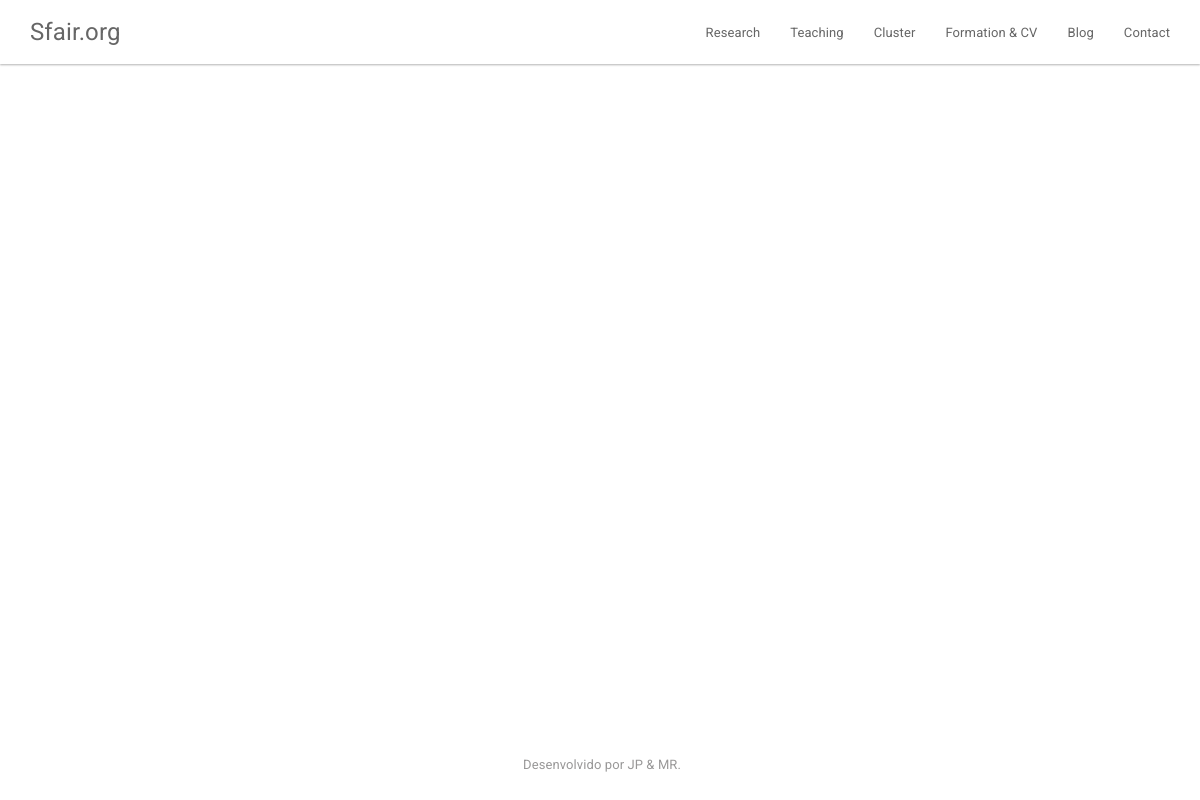
The page /research/publications/ on the database as committed earlier.
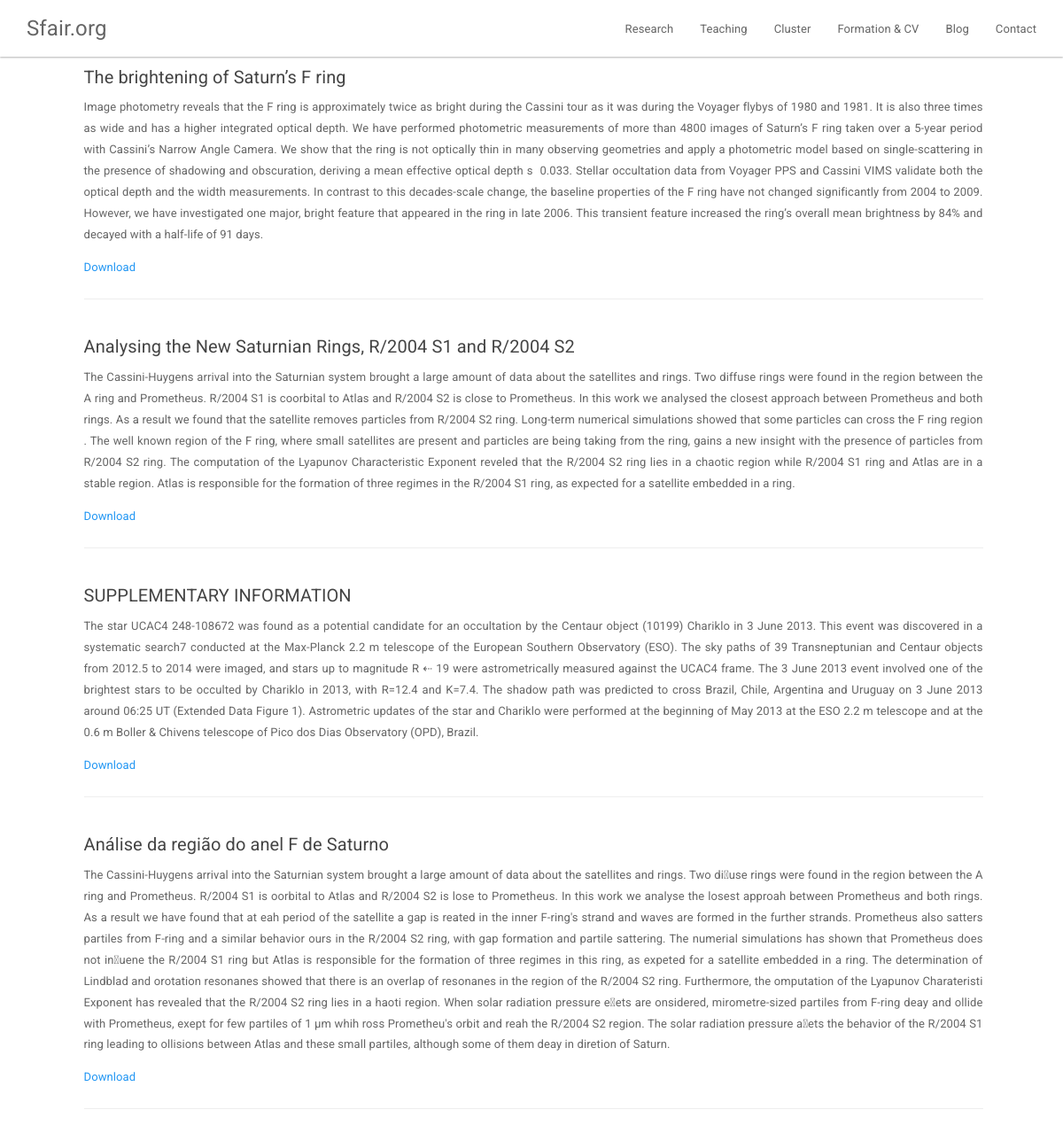
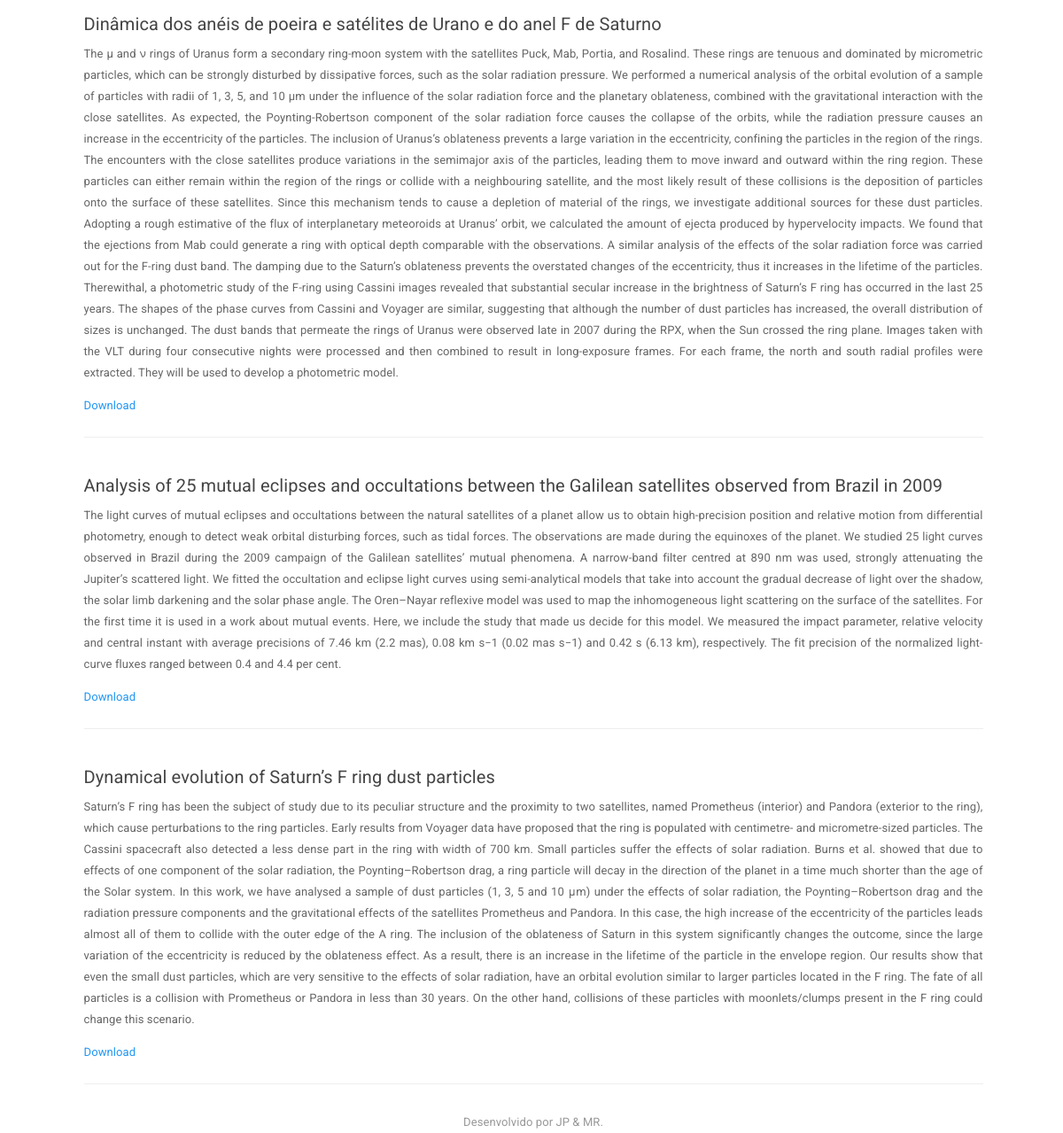
The same page on the database as committed later (2 pictures, top to bottom).
### source/core/models.py (models this page shows)
class Publication(models.Model):
    title = models.CharField(max_length=200)
    overview = models.TextField()
    upload = models.FileField(upload_to='publications', max_length=100)
    counter = models.IntegerField(default=0)
    timestamp = models.DateTimeField(auto_now=False, auto_now_add=True)
    updated = models.DateTimeField(auto_now=True, auto_now_add=False)

### source/core/views.py (the view)
# urls.py: url(r'^research/publications/$', publications, name='publications'),
def publications(request):
    publications = Publication.objects.all()
    context = {
        'pub_list': publications,
    }
    return render(request, "publications.html", context)

### source/templates/publications.html
{% extends 'base.html' %}
{% load staticfiles %}
{% block content %}
    <div class="container container-table padding-publications">
        <div class="vertical-center-row">
            <div class="content-navbar-adjust"></div>
            {% for pub in pub_list %}
                <div class="row-centered">
                        <div class="col-centered col-md-11">
                            <h5>{{ pub.title }}</h5>
                            <p class="text-justify">{{ pub.overview }}</p>
                            <a href="{{ pub.upload.url }}">Download</a>
                            <hr/>
                        </div>
                </div>
            {% endfor %}
        </div>
    </div>
{% endblock %}

### source/templates/base.html (shortened to what this page needs)
{% load staticfiles %}
<!DOCTYPE html>
<html id="img-home" {% if img_background %} class="{{ img_background }}" {% endif %} lang="en">
<head>
    <link href="{% static 'css/bootstrap.min.css' %}" rel="stylesheet">
    <link href="{% static 'css/custom.css' %}" rel="stylesheet">
    <link rel="stylesheet" href="https://maxcdn.bootstrapcdn.com/font-awesome/4.6.1/css/font-awesome.min.css">
</head>
<body id="img-home" {% if img_background %} class="{{ img_background }}" {% endif %} >
    <div class="navbar navbar-default navbar-fixed-top">
      <div class="container">
        <div class="navbar-header">
          <a href="{% url 'core:home' %}" class="navbar-brand">Sfair.org</a>
        </div>
        <div class="navbar-collapse collapse" id="navbar-main">
          <ul class="nav navbar-nav navbar-right">
            {% if  not img_background %}
                <li><a href="{% url 'core:research' %}" target="_self">Research</a></li>
                <li><a href="#" target="_self">Teaching</a></li>
                <li><a href="#" target="_self">Cluster</a></li>
                <li><a href="{% url 'core:formation&CV' %}" target="_self">Formation & CV</a></li>
                <li><a href="#" target="_self">Blog</a></li>
            {% endif %}
            <li><a href="{% url 'core:contact' %}" target="_self">Contact</a></li>
          </ul>
        </div>
      </div>
    </div>
    {% block content %}
    {% endblock content %}
    <footer class="footer">
        <div class="container">
            <div class="row row-centered">
                <div class="col-centered">
                    <a class="footer-link" href="#" target="_blank">Desenvolvido por JP &amp; MR.</a>
                </div>
            </div>
        </div>
    </footer>
</body>
</html>

### source/static/css/custom.css (style rules this page uses)
html, body, .container-table { height: 97%; }
.container-table { display: table; }
.vertical-center-row { display: table-cell; vertical-align: middle; }
.row-centered { text-align:center; }
.col-centered { display:inline-block; float:none; text-align:left; margin-right:-4px; }
.content-navbar-adjust { height: 64px; }
a { text-decoration: none !important; }
html { position: relative; min-height: 100%; }
body { margin-bottom: 0px; }
.footer { bottom: 0; width: 100%; background-color: rgba(0,0,0,0); }
.footer-link { color: #999898; }

Rows that differ between the two databases and show on the page:
added Publication: title "The brightening of Saturn’s F ring", overview "Image photometry reveals that the F ring is approximately twice as bright during the Cassini tour as it was during the Voyager flybys of 1980 and 1981. It is also three times as wide and has a higher integrated optical depth. We have performed photometric measurements of more than 4800 images of Saturn’s F ring taken over a 5-year period with Cassini’s Narrow Angle Camera. We show that the ring is not optically thin in many observing geometries and apply a photometric model based on single-scattering in the presence of shadowing and obscuration, deriving a mean effective optical depth s \u0002 0.033. Stellar occultation data from Voyager PPS and Cassini VIMS validate both the optical depth and…"
added Publication: title "Analysing the New Saturnian Rings, R/2004 S1 and R/2004 S2", overview "The Cassini-Huygens arrival into the Saturnian system brought a large amount of data about the satellites and rings. Two diffuse rings were found in the region between the A ring and Prometheus. R/2004 S1 is coorbital to Atlas and R/2004 S2 is close to Prometheus. In this work we analysed the closest approach between Prometheus and both rings. As a result we found that the satellite removes particles from R/2004 S2 ring. Long-term numerical simulations showed that some particles can cross the F ring region . The well known region of the F ring, where small satellites are present and particles are being taking from the ring, gains a new insight with the presence of particles from R/2004 S2…"
added Publication: title "SUPPLEMENTARY INFORMATION", overview "The star UCAC4 248-108672 was found as a potential candidate for an occultation by the Centaur object (10199) Chariklo in 3 June 2013. This event was discovered in a systematic search7 conducted at the Max-Planck 2.2 m telescope of the European Southern Observatory (ESO). The sky paths of 39 Transneptunian and Centaur objects from 2012.5 to 2014 were imaged, and stars up to magnitude R ⇠ 19 were astrometrically measured against the UCAC4 frame. The 3 June 2013 event involved one of the brightest stars to be occulted by Chariklo in 2013, with R=12.4 and K=7.4. The shadow path was predicted to cross Brazil, Chile, Argentina and Uruguay on 3 June 2013 around 06:25 UT (Extended Data Figure 1).…"
added Publication: title "Análise da região do anel F de Saturno", overview "The Cassini-Huygens arrival into the Saturnian system brought a large amount of data about the satellites and rings. Two di\u001buse rings were found in the region between the A ring and Prometheus. R/2004 S1 is oorbital to Atlas and R/2004 S2 is lose to Prometheus. In this work we analyse the losest approah between Prometheus and both rings. As a result we have found that at eah period of the satellite a gap is reated in the inner F-ring's strand and waves are formed in the further strands. Prometheus also satters partiles from F-ring and a similar behavior ours in the R/2004 S2 ring, with gap formation and partile sattering. The numerial simulations has shown that Prometheus does not in uene…"
added Publication: title "Dinâmica dos anéis de poeira e satélites de Urano e do anel F de Saturno", overview "The µ and ν rings of Uranus form a secondary ring-moon system with the satellites Puck, Mab, Portia, and Rosalind. These rings are tenuous and dominated by micrometric particles, which can be strongly disturbed by dissipative forces, such as the solar radiation pressure. We performed a numerical analysis of the orbital evolution of a sample of particles with radii of 1, 3, 5, and 10 µm under the influence of the solar radiation force and the planetary oblateness, combined with the gravitational interaction with the close satellites. As expected, the Poynting-Robertson component of the solar radiation force causes the collapse of the orbits, while the radiation pressure causes an increase in…"
added Publication: title "Analysis of 25 mutual eclipses and occultations between the Galilean satellites observed from Brazil in 2009", overview "The light curves of mutual eclipses and occultations between the natural satellites of a planet allow us to obtain high-precision position and relative motion from differential photometry, enough to detect weak orbital disturbing forces, such as tidal forces. The observations are made during the equinoxes of the planet. We studied 25 light curves observed in Brazil during the 2009 campaign of the Galilean satellites’ mutual phenomena. A narrow-band filter centred at 890 nm was used, strongly attenuating the Jupiter’s scattered light. We fitted the occultation and eclipse light curves using semi-analytical models that take into account the gradual decrease of light over the shadow, the solar…"
added Publication: title "Dynamical evolution of Saturn’s F ring dust particles", overview "Saturn’s F ring has been the subject of study due to its peculiar structure and the proximity to two satellites, named Prometheus (interior) and Pandora (exterior to the ring), which cause perturbations to the ring particles. Early results from Voyager data have proposed that the ring is populated with centimetre- and micrometre-sized particles. The Cassini spacecraft also detected a less dense part in the ring with width of 700 km. Small particles suffer the effects of solar radiation. Burns et al. showed that due to effects of one component of the solar radiation, the Poynting–Robertson drag, a ring particle will decay in the direction of the planet in a time much shorter than the age of…"
